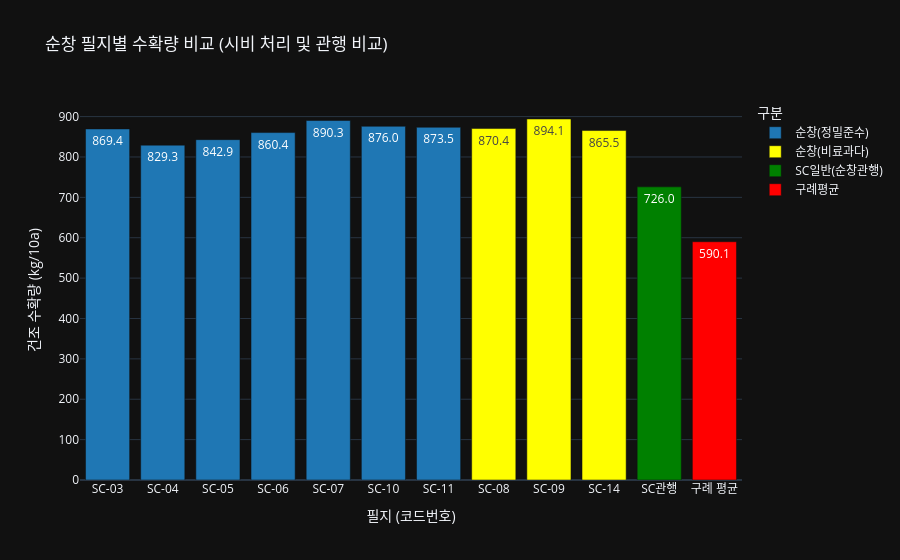

Notebook source saved alongside this figure:
### Code cell
import pandas as pd
import plotly.express as px

# ---------------------------------------------------------
# 1. 데이터 전처리
# ---------------------------------------------------------

# (1) 순창 데이터 정리
df_sc_clean = df_sc.dropna(subset=['코드번호']).copy()
df_sc_clean['코드번호'] = df_sc_clean['코드번호'].astype(str).str.strip()
df_sc_clean['시비 처리'] = df_sc_clean['시비 처리'].astype(str).str.strip()

# (2) 구례 데이터 정리 및 평균 계산
df_gr_clean = df_gr.dropna(subset=['코드번호']).copy()
gr_mean_val = df_gr_clean['건조 수확량(kg/10a)'].mean()

# ---------------------------------------------------------
# 2. 상세 그룹 분류 및 정렬 Logic
# ---------------------------------------------------------

def categorize_sc(row):
    code = row['코드번호']
    treatment = row['시비 처리']

    # 1순위: SC관행 처리
    if code == 'SC관행':
        return 'SC일반(순창관행)'

    # 2순위: 시비 처리에 따른 분류 (SC-03 ~ SC-14)
    if treatment == '밑거름 정량, 웃거름 변량':
        return '순창(정밀준수)'
    elif treatment == '밑거름 과다, 웃거름 변량':
        return '순창(비료과다)'
    else:
        return '기타'

# 구분 적용
df_sc_clean['구분'] = df_sc_clean.apply(categorize_sc, axis=1)

# (1) SC-03 ~ SC-14 데이터만 추출하여 정렬
sc_regular = df_sc_clean[df_sc_clean['코드번호'].str.startswith('SC-') & (df_sc_clean['코드번호'] != 'SC관행')].copy()
sc_regular = sc_regular.sort_values(by='코드번호')

# (2) SC관행 데이터만 추출
sc_customary = df_sc_clean[df_sc_clean['코드번호'] == 'SC관행'].copy()

# (3) 그래프용 데이터 합치기
# 일반 필지(정렬됨)
plot_df_reg = sc_regular[['코드번호', '건조 수확량(kg/10a)', '구분']].copy()
# SC관행
plot_df_cust = sc_customary[['코드번호', '건조 수확량(kg/10a)', '구분']].copy()
# 구례 평균
gr_row = pd.DataFrame({
    '코드번호': ['구례_AVG'],
    '건조 수확량(kg/10a)': [gr_mean_val],
    '구분': ['구례평균'],
    '라벨': ['구례 평균']
})

# 최종 병합 (순서: 정렬된 필지 -> SC관행 -> 구례평균)
final_df = pd.concat([plot_df_reg, plot_df_cust, gr_row], ignore_index=True)
final_df['라벨'] = final_df['라벨'].fillna(final_df['코드번호'])

# ---------------------------------------------------------
# 3. 시각화 (Plotly)
# ---------------------------------------------------------

# ★ 요청하신 색상 지정
color_map = {
    '순창(정밀준수)': '#1f77b4',      # 파란색
    '순창(비료과다)': 'yellow',       # 노란색
    'SC일반(순창관행)': 'green',      # 초록색
    '구례평균': 'red'                # 빨간색
}

fig = px.bar(
    final_df,
    x='라벨',
    y='건조 수확량(kg/10a)',
    color='구분',
    color_discrete_map=color_map,
    text_auto='.1f',
    title='순창 필지별 수확량 비교 (시비 처리 및 관행 비교)'
)

fig.update_layout(
    xaxis_title="필지 (코드번호)",
    yaxis_title="건조 수확량 (kg/10a)",
    legend_title_text='구분',
    xaxis={'categoryorder': 'trace'}, # 병합한 순서 유지
    bargap=0.2 # 막대 사이 간격 조절
)

fig.show()

### Figure 1 — Plotly figure (JSON) as saved in the notebook; plotly's stock layout.template omitted (floating-point values rounded to 4 significant figures)
{"data": [{"hovertemplate": "구분=순창(정밀준수)<br>라벨=%{x}<br>건조 수확량(kg/10a)=%{y}<extra></extra>", "legendgroup": "순창(정밀준수)", "marker": {"color": "#1f77b4", "pattern": {"shape": ""}}, "name": "순창(정밀준수)", "orientation": "v", "showlegend": true, "textposition": "auto", "texttemplate": "%{y:.1f}", "x": ["SC-03", "SC-04", "SC-05", "SC-06", "SC-07", "SC-10", "SC-11"], "xaxis": "x", "y": [869.4, 829.3, 842.9, 860.4, 890.3, 876.0, 873.5], "yaxis": "y", "type": "bar"}, {"hovertemplate": "구분=순창(비료과다)<br>라벨=%{x}<br>건조 수확량(kg/10a)=%{y}<extra></extra>", "legendgroup": "순창(비료과다)", "marker": {"color": "yellow", "pattern": {"shape": ""}}, "name": "순창(비료과다)", "orientation": "v", "showlegend": true, "textposition": "auto", "texttemplate": "%{y:.1f}", "x": ["SC-08", "SC-09", "SC-14"], "xaxis": "x", "y": [870.4, 894.1, 865.5], "yaxis": "y", "type": "bar"}, {"hovertemplate": "구분=SC일반(순창관행)<br>라벨=%{x}<br>건조 수확량(kg/10a)=%{y}<extra></extra>", "legendgroup": "SC일반(순창관행)", "marker": {"color": "green", "pattern": {"shape": ""}}, "name": "SC일반(순창관행)", "orientation": "v", "showlegend": true, "textposition": "auto", "texttemplate": "%{y:.1f}", "x": ["SC관행"], "xaxis": "x", "y": [726.0], "yaxis": "y", "type": "bar"}, {"hovertemplate": "구분=구례평균<br>라벨=%{x}<br>건조 수확량(kg/10a)=%{y}<extra></extra>", "legendgroup": "구례평균", "marker": {"color": "red", "pattern": {"shape": ""}}, "name": "구례평균", "orientation": "v", "showlegend": true, "textposition": "auto", "texttemplate": "%{y:.1f}", "x": ["구례 평균"], "xaxis": "x", "y": [590.1], "yaxis": "y", "type": "bar"}], "layout": {"xaxis": {"anchor": "y", "domain": [0.0, 1.0], "title": {"text": "필지 (코드번호)"}, "categoryorder": "trace"}, "yaxis": {"anchor": "x", "domain": [0.0, 1.0], "title": {"text": "건조 수확량 (kg/10a)"}}, "legend": {"title": {"text": "구분"}, "tracegroupgap": 0}, "title": {"text": "순창 필지별 수확량 비교 (시비 처리 및 관행 비교)"}, "barmode": "relative", "bargap": 0.2}}
